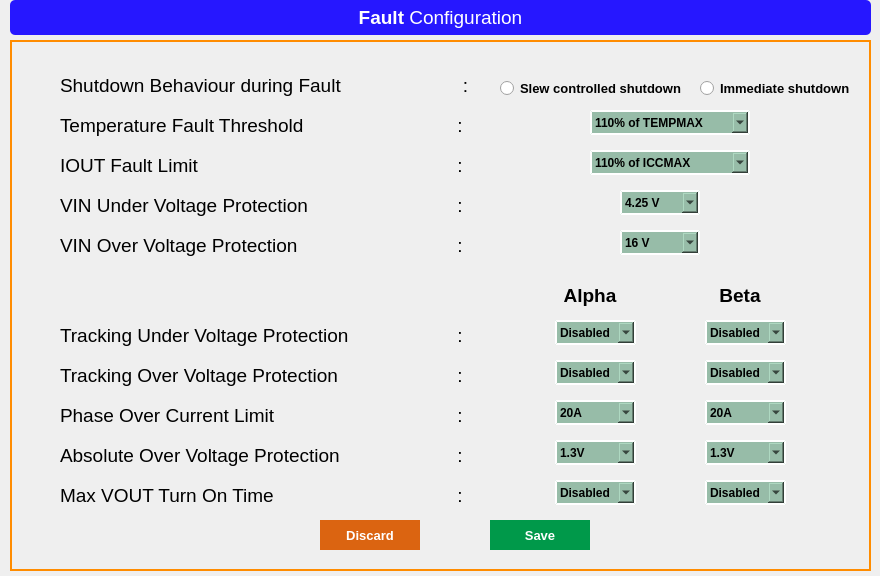
<?xml version="1.0" encoding="UTF-8"?>
<ui version="4.0">
 <class>Fault_config</class>
 <widget class="QMainWindow" name="Fault_config">
  <property name="geometry">
   <rect>
    <x>0</x>
    <y>0</y>
    <width>880</width>
    <height>576</height>
   </rect>
  </property>
  <property name="windowTitle">
   <string>Fault</string>
  </property>
  <widget class="QWidget" name="centralwidget">
   <widget class="QLabel" name="label_Transient">
    <property name="geometry">
     <rect>
      <x>10</x>
      <y>0</y>
      <width>861</width>
      <height>35</height>
     </rect>
    </property>
    <property name="font">
     <font>
      <family>Arial</family>
      <pointsize>18</pointsize>
     </font>
    </property>
    <property name="styleSheet">
     <string notr="true">background-color: rgb(38, 23, 255);
color: rgb(255, 255, 255);
border-radius:5px;</string>
    </property>
    <property name="text">
     <string>&lt;html&gt;&lt;head/&gt;&lt;body&gt;&lt;p&gt;&lt;span style=&quot; font-size:14pt; font-weight:600;&quot;&gt;Fault&lt;/span&gt;&lt;span style=&quot; font-size:14pt;&quot;&gt; Configuration&lt;/span&gt;&lt;/p&gt;&lt;/body&gt;&lt;/html&gt;</string>
    </property>
    <property name="alignment">
     <set>Qt::AlignCenter</set>
    </property>
   </widget>
   <widget class="QFrame" name="frame_phase_display">
    <property name="geometry">
     <rect>
      <x>10</x>
      <y>40</y>
      <width>861</width>
      <height>531</height>
     </rect>
    </property>
    <property name="font">
     <font>
      <weight>50</weight>
      <bold>false</bold>
     </font>
    </property>
    <property name="styleSheet">
     <string notr="true">
border: 2px solid darkorange;
border-radius:0px;
</string>
    </property>
    <property name="frameShape">
     <enum>QFrame::StyledPanel</enum>
    </property>
    <property name="frameShadow">
     <enum>QFrame::Raised</enum>
    </property>
    <widget class="QPushButton" name="pushButton_Discard">
     <property name="geometry">
      <rect>
       <x>310</x>
       <y>480</y>
       <width>100</width>
       <height>30</height>
      </rect>
     </property>
     <property name="font">
      <font>
       <pointsize>10</pointsize>
       <weight>75</weight>
       <bold>true</bold>
      </font>
     </property>
     <property name="focusPolicy">
      <enum>Qt::ClickFocus</enum>
     </property>
     <property name="styleSheet">
      <string notr="true">QPushButton{background-color: rgb(219, 100, 17);
color: rgb(255, 255, 255);
border:none;
}
QPushButton::hover{
border:2px solid red;
background-color: orange;
}
</string>
     </property>
     <property name="text">
      <string>Discard</string>
     </property>
    </widget>
    <widget class="QPushButton" name="pushButton_Save">
     <property name="geometry">
      <rect>
       <x>480</x>
       <y>480</y>
       <width>100</width>
       <height>30</height>
      </rect>
     </property>
     <property name="font">
      <font>
       <pointsize>10</pointsize>
       <weight>75</weight>
       <bold>true</bold>
      </font>
     </property>
     <property name="focusPolicy">
      <enum>Qt::ClickFocus</enum>
     </property>
     <property name="styleSheet">
      <string notr="true">QPushButton{background-color: rgb(0, 153, 74);
color: rgb(255, 255, 255);
border:none;
}
QPushButton::hover{
border:2px solid green;
background-color:lightgreen;
}
</string>
     </property>
     <property name="text">
      <string>Save</string>
     </property>
    </widget>
    <widget class="QLabel" name="label_RailA_3">
     <property name="geometry">
      <rect>
       <x>50</x>
       <y>30</y>
       <width>331</width>
       <height>30</height>
      </rect>
     </property>
     <property name="font">
      <font>
       <family>Arial</family>
       <pointsize>14</pointsize>
      </font>
     </property>
     <property name="styleSheet">
      <string notr="true">border: none;
color: rgb(0, 0, 0);</string>
     </property>
     <property name="frameShape">
      <enum>QFrame::NoFrame</enum>
     </property>
     <property name="text">
      <string>Shutdown Behaviour during Fault</string>
     </property>
     <property name="alignment">
      <set>Qt::AlignLeading|Qt::AlignLeft|Qt::AlignVCenter</set>
     </property>
    </widget>
    <widget class="QLabel" name="label_RailA_4">
     <property name="geometry">
      <rect>
       <x>50</x>
       <y>280</y>
       <width>311</width>
       <height>30</height>
      </rect>
     </property>
     <property name="font">
      <font>
       <family>Arial</family>
       <pointsize>14</pointsize>
      </font>
     </property>
     <property name="styleSheet">
      <string notr="true">border: none;
color: rgb(0, 0, 0);</string>
     </property>
     <property name="frameShape">
      <enum>QFrame::NoFrame</enum>
     </property>
     <property name="text">
      <string>Tracking Under Voltage Protection</string>
     </property>
     <property name="alignment">
      <set>Qt::AlignLeading|Qt::AlignLeft|Qt::AlignVCenter</set>
     </property>
    </widget>
    <widget class="QLabel" name="label_RailA_5">
     <property name="geometry">
      <rect>
       <x>50</x>
       <y>320</y>
       <width>301</width>
       <height>30</height>
      </rect>
     </property>
     <property name="font">
      <font>
       <family>Arial</family>
       <pointsize>14</pointsize>
      </font>
     </property>
     <property name="styleSheet">
      <string notr="true">border: none;
color: rgb(0, 0, 0);</string>
     </property>
     <property name="frameShape">
      <enum>QFrame::NoFrame</enum>
     </property>
     <property name="text">
      <string>Tracking Over Voltage Protection</string>
     </property>
     <property name="alignment">
      <set>Qt::AlignLeading|Qt::AlignLeft|Qt::AlignVCenter</set>
     </property>
    </widget>
    <widget class="QLabel" name="label_RailA_6">
     <property name="geometry">
      <rect>
       <x>50</x>
       <y>110</y>
       <width>190</width>
       <height>30</height>
      </rect>
     </property>
     <property name="font">
      <font>
       <family>Arial</family>
       <pointsize>14</pointsize>
      </font>
     </property>
     <property name="styleSheet">
      <string notr="true">border: none;
color: rgb(0, 0, 0);</string>
     </property>
     <property name="frameShape">
      <enum>QFrame::NoFrame</enum>
     </property>
     <property name="text">
      <string>IOUT Fault Limit</string>
     </property>
     <property name="alignment">
      <set>Qt::AlignLeading|Qt::AlignLeft|Qt::AlignVCenter</set>
     </property>
    </widget>
    <widget class="QLabel" name="label_RailA_12">
     <property name="geometry">
      <rect>
       <x>50</x>
       <y>70</y>
       <width>330</width>
       <height>30</height>
      </rect>
     </property>
     <property name="font">
      <font>
       <family>Arial</family>
       <pointsize>14</pointsize>
      </font>
     </property>
     <property name="styleSheet">
      <string notr="true">border: none;
color: rgb(0, 0, 0);</string>
     </property>
     <property name="frameShape">
      <enum>QFrame::NoFrame</enum>
     </property>
     <property name="text">
      <string>Temperature Fault Threshold</string>
     </property>
     <property name="alignment">
      <set>Qt::AlignLeading|Qt::AlignLeft|Qt::AlignVCenter</set>
     </property>
    </widget>
    <widget class="QComboBox" name="comboBox_PhaseOverCurrent_RailA">
     <property name="geometry">
      <rect>
       <x>545</x>
       <y>360</y>
       <width>81</width>
       <height>25</height>
      </rect>
     </property>
     <property name="styleSheet">
      <string notr="true">QComboBox{
font: 75 10pt &quot;MS Shell Dlg 2&quot;;
color: black;

	background-color: rgb(151, 188, 168);
border-style:outset;
border-width:2px;
border-color:white;
font:bold;
border-radius:0px;
}

QListView {
background-color:lightgreen;
border-radius:0px;
}
</string>
     </property>
     <item>
      <property name="text">
       <string>20A</string>
      </property>
     </item>
     <item>
      <property name="text">
       <string>24A</string>
      </property>
     </item>
     <item>
      <property name="text">
       <string>28A</string>
      </property>
     </item>
     <item>
      <property name="text">
       <string>32A</string>
      </property>
     </item>
     <item>
      <property name="text">
       <string>36A</string>
      </property>
     </item>
     <item>
      <property name="text">
       <string>40A</string>
      </property>
     </item>
     <item>
      <property name="text">
       <string>44A</string>
      </property>
     </item>
     <item>
      <property name="text">
       <string>48A</string>
      </property>
     </item>
     <item>
      <property name="text">
       <string>52A</string>
      </property>
     </item>
     <item>
      <property name="text">
       <string>56A</string>
      </property>
     </item>
     <item>
      <property name="text">
       <string>60A</string>
      </property>
     </item>
     <item>
      <property name="text">
       <string>64A</string>
      </property>
     </item>
     <item>
      <property name="text">
       <string>68A</string>
      </property>
     </item>
     <item>
      <property name="text">
       <string>72A</string>
      </property>
     </item>
     <item>
      <property name="text">
       <string>76A</string>
      </property>
     </item>
     <item>
      <property name="text">
       <string>80A</string>
      </property>
     </item>
    </widget>
    <widget class="QLabel" name="label_display_RailB">
     <property name="geometry">
      <rect>
       <x>680</x>
       <y>240</y>
       <width>100</width>
       <height>30</height>
      </rect>
     </property>
     <property name="font">
      <font>
       <family>Arial</family>
       <pointsize>14</pointsize>
       <weight>75</weight>
       <bold>true</bold>
      </font>
     </property>
     <property name="styleSheet">
      <string notr="true">border: none;</string>
     </property>
     <property name="frameShape">
      <enum>QFrame::NoFrame</enum>
     </property>
     <property name="text">
      <string>Beta</string>
     </property>
     <property name="alignment">
      <set>Qt::AlignCenter</set>
     </property>
    </widget>
    <widget class="QLabel" name="label_display_RailA">
     <property name="geometry">
      <rect>
       <x>530</x>
       <y>240</y>
       <width>100</width>
       <height>30</height>
      </rect>
     </property>
     <property name="font">
      <font>
       <family>Arial</family>
       <pointsize>14</pointsize>
       <weight>75</weight>
       <bold>true</bold>
      </font>
     </property>
     <property name="styleSheet">
      <string notr="true">border: none;</string>
     </property>
     <property name="frameShape">
      <enum>QFrame::NoFrame</enum>
     </property>
     <property name="text">
      <string>Alpha</string>
     </property>
     <property name="alignment">
      <set>Qt::AlignCenter</set>
     </property>
    </widget>
    <widget class="QLabel" name="label_RailA_15">
     <property name="geometry">
      <rect>
       <x>440</x>
       <y>30</y>
       <width>31</width>
       <height>30</height>
      </rect>
     </property>
     <property name="font">
      <font>
       <family>Arial</family>
       <pointsize>14</pointsize>
      </font>
     </property>
     <property name="styleSheet">
      <string notr="true">border: none;
color: rgb(0, 0, 0);</string>
     </property>
     <property name="frameShape">
      <enum>QFrame::NoFrame</enum>
     </property>
     <property name="text">
      <string>  :  </string>
     </property>
     <property name="alignment">
      <set>Qt::AlignCenter</set>
     </property>
    </widget>
    <widget class="QLabel" name="label_RailA_26">
     <property name="geometry">
      <rect>
       <x>440</x>
       <y>320</y>
       <width>81</width>
       <height>30</height>
      </rect>
     </property>
     <property name="font">
      <font>
       <family>Arial</family>
       <pointsize>14</pointsize>
      </font>
     </property>
     <property name="styleSheet">
      <string notr="true">border: none;
color: rgb(0, 0, 0);</string>
     </property>
     <property name="frameShape">
      <enum>QFrame::NoFrame</enum>
     </property>
     <property name="text">
      <string>  :             </string>
     </property>
     <property name="alignment">
      <set>Qt::AlignRight|Qt::AlignTrailing|Qt::AlignVCenter</set>
     </property>
    </widget>
    <widget class="QLabel" name="label_RailA_28">
     <property name="geometry">
      <rect>
       <x>440</x>
       <y>280</y>
       <width>81</width>
       <height>30</height>
      </rect>
     </property>
     <property name="font">
      <font>
       <family>Arial</family>
       <pointsize>14</pointsize>
      </font>
     </property>
     <property name="styleSheet">
      <string notr="true">border: none;
color: rgb(0, 0, 0);</string>
     </property>
     <property name="frameShape">
      <enum>QFrame::NoFrame</enum>
     </property>
     <property name="text">
      <string>  :             </string>
     </property>
     <property name="alignment">
      <set>Qt::AlignRight|Qt::AlignTrailing|Qt::AlignVCenter</set>
     </property>
    </widget>
    <widget class="QLabel" name="label_RailA_29">
     <property name="geometry">
      <rect>
       <x>440</x>
       <y>70</y>
       <width>81</width>
       <height>30</height>
      </rect>
     </property>
     <property name="font">
      <font>
       <family>Arial</family>
       <pointsize>14</pointsize>
      </font>
     </property>
     <property name="styleSheet">
      <string notr="true">border: none;
color: rgb(0, 0, 0);</string>
     </property>
     <property name="frameShape">
      <enum>QFrame::NoFrame</enum>
     </property>
     <property name="text">
      <string>  :             </string>
     </property>
     <property name="alignment">
      <set>Qt::AlignRight|Qt::AlignTrailing|Qt::AlignVCenter</set>
     </property>
    </widget>
    <widget class="QLabel" name="label_RailA_30">
     <property name="geometry">
      <rect>
       <x>440</x>
       <y>110</y>
       <width>81</width>
       <height>30</height>
      </rect>
     </property>
     <property name="font">
      <font>
       <family>Arial</family>
       <pointsize>14</pointsize>
      </font>
     </property>
     <property name="styleSheet">
      <string notr="true">border: none;
color: rgb(0, 0, 0);</string>
     </property>
     <property name="frameShape">
      <enum>QFrame::NoFrame</enum>
     </property>
     <property name="text">
      <string>  :             </string>
     </property>
     <property name="alignment">
      <set>Qt::AlignRight|Qt::AlignTrailing|Qt::AlignVCenter</set>
     </property>
    </widget>
    <widget class="QLabel" name="label_RailA_31">
     <property name="geometry">
      <rect>
       <x>440</x>
       <y>360</y>
       <width>81</width>
       <height>30</height>
      </rect>
     </property>
     <property name="font">
      <font>
       <family>Arial</family>
       <pointsize>14</pointsize>
      </font>
     </property>
     <property name="styleSheet">
      <string notr="true">border: none;
color: rgb(0, 0, 0);</string>
     </property>
     <property name="frameShape">
      <enum>QFrame::NoFrame</enum>
     </property>
     <property name="text">
      <string>  :             </string>
     </property>
     <property name="alignment">
      <set>Qt::AlignRight|Qt::AlignTrailing|Qt::AlignVCenter</set>
     </property>
    </widget>
    <widget class="QComboBox" name="comboBox_temp_fault_threshold">
     <property name="geometry">
      <rect>
       <x>580</x>
       <y>70</y>
       <width>160</width>
       <height>25</height>
      </rect>
     </property>
     <property name="styleSheet">
      <string notr="true">QComboBox{
font: 75 10pt &quot;MS Shell Dlg 2&quot;;
color: black;

	background-color: rgb(151, 188, 168);
border-style:outset;
border-width:2px;
border-color:white;
font:bold;
border-radius:0px;
}

QListView {
background-color:lightgreen;
border-radius:0px;
}
</string>
     </property>
     <item>
      <property name="text">
       <string>110% of TEMPMAX</string>
      </property>
     </item>
     <item>
      <property name="text">
       <string>115% of TEMPMAX</string>
      </property>
     </item>
     <item>
      <property name="text">
       <string>120% of TEMPMAX</string>
      </property>
     </item>
     <item>
      <property name="text">
       <string>125% of TEMPMAX</string>
      </property>
     </item>
    </widget>
    <widget class="QComboBox" name="comboBox_trackingUVP_RailA">
     <property name="geometry">
      <rect>
       <x>545</x>
       <y>280</y>
       <width>81</width>
       <height>25</height>
      </rect>
     </property>
     <property name="styleSheet">
      <string notr="true">QComboBox{
font: 75 10pt &quot;MS Shell Dlg 2&quot;;
color: black;

	background-color: rgb(151, 188, 168);
border-style:outset;
border-width:2px;
border-color:white;
font:bold;
border-radius:0px;
}

QListView {
background-color:lightgreen;
border-radius:0px;
}
</string>
     </property>
     <item>
      <property name="text">
       <string>Disabled</string>
      </property>
     </item>
     <item>
      <property name="text">
       <string>100mV</string>
      </property>
     </item>
     <item>
      <property name="text">
       <string>150mV</string>
      </property>
     </item>
     <item>
      <property name="text">
       <string>200mV</string>
      </property>
     </item>
     <item>
      <property name="text">
       <string>250mV</string>
      </property>
     </item>
     <item>
      <property name="text">
       <string>300mV</string>
      </property>
     </item>
     <item>
      <property name="text">
       <string>350mV</string>
      </property>
     </item>
     <item>
      <property name="text">
       <string>400mV</string>
      </property>
     </item>
    </widget>
    <widget class="QLabel" name="label_RailA_13">
     <property name="geometry">
      <rect>
       <x>50</x>
       <y>360</y>
       <width>300</width>
       <height>30</height>
      </rect>
     </property>
     <property name="font">
      <font>
       <family>Arial</family>
       <pointsize>14</pointsize>
      </font>
     </property>
     <property name="styleSheet">
      <string notr="true">border: none;
color: rgb(0, 0, 0);</string>
     </property>
     <property name="frameShape">
      <enum>QFrame::NoFrame</enum>
     </property>
     <property name="text">
      <string>Phase Over Current Limit</string>
     </property>
     <property name="alignment">
      <set>Qt::AlignLeading|Qt::AlignLeft|Qt::AlignVCenter</set>
     </property>
    </widget>
    <widget class="QLabel" name="label_RailA_16">
     <property name="geometry">
      <rect>
       <x>50</x>
       <y>400</y>
       <width>400</width>
       <height>30</height>
      </rect>
     </property>
     <property name="font">
      <font>
       <family>Arial</family>
       <pointsize>14</pointsize>
      </font>
     </property>
     <property name="styleSheet">
      <string notr="true">border: none;
color: rgb(0, 0, 0);</string>
     </property>
     <property name="frameShape">
      <enum>QFrame::NoFrame</enum>
     </property>
     <property name="text">
      <string>Absolute Over Voltage Protection</string>
     </property>
     <property name="alignment">
      <set>Qt::AlignLeading|Qt::AlignLeft|Qt::AlignVCenter</set>
     </property>
    </widget>
    <widget class="QLabel" name="label_RailA_17">
     <property name="geometry">
      <rect>
       <x>50</x>
       <y>440</y>
       <width>400</width>
       <height>30</height>
      </rect>
     </property>
     <property name="font">
      <font>
       <family>Arial</family>
       <pointsize>14</pointsize>
      </font>
     </property>
     <property name="styleSheet">
      <string notr="true">border: none;
color: rgb(0, 0, 0);</string>
     </property>
     <property name="frameShape">
      <enum>QFrame::NoFrame</enum>
     </property>
     <property name="text">
      <string>Max VOUT Turn On Time</string>
     </property>
     <property name="alignment">
      <set>Qt::AlignLeading|Qt::AlignLeft|Qt::AlignVCenter</set>
     </property>
    </widget>
    <widget class="QLabel" name="label_RailA_33">
     <property name="geometry">
      <rect>
       <x>440</x>
       <y>400</y>
       <width>81</width>
       <height>30</height>
      </rect>
     </property>
     <property name="font">
      <font>
       <family>Arial</family>
       <pointsize>14</pointsize>
      </font>
     </property>
     <property name="styleSheet">
      <string notr="true">border: none;
color: rgb(0, 0, 0);</string>
     </property>
     <property name="frameShape">
      <enum>QFrame::NoFrame</enum>
     </property>
     <property name="text">
      <string>  :             </string>
     </property>
     <property name="alignment">
      <set>Qt::AlignRight|Qt::AlignTrailing|Qt::AlignVCenter</set>
     </property>
    </widget>
    <widget class="QLabel" name="label_RailA_35">
     <property name="geometry">
      <rect>
       <x>440</x>
       <y>440</y>
       <width>81</width>
       <height>30</height>
      </rect>
     </property>
     <property name="font">
      <font>
       <family>Arial</family>
       <pointsize>14</pointsize>
      </font>
     </property>
     <property name="styleSheet">
      <string notr="true">border: none;
color: rgb(0, 0, 0);</string>
     </property>
     <property name="frameShape">
      <enum>QFrame::NoFrame</enum>
     </property>
     <property name="text">
      <string>  :             </string>
     </property>
     <property name="alignment">
      <set>Qt::AlignRight|Qt::AlignTrailing|Qt::AlignVCenter</set>
     </property>
    </widget>
    <widget class="QComboBox" name="comboBox_AbsoluteOVP_RailA">
     <property name="geometry">
      <rect>
       <x>545</x>
       <y>400</y>
       <width>81</width>
       <height>25</height>
      </rect>
     </property>
     <property name="styleSheet">
      <string notr="true">QComboBox{
font: 75 10pt &quot;MS Shell Dlg 2&quot;;
color: black;

	background-color: rgb(151, 188, 168);
border-style:outset;
border-width:2px;
border-color:white;
font:bold;
border-radius:0px;
}

QListView {
background-color:lightgreen;
border-radius:0px;
}
</string>
     </property>
     <item>
      <property name="text">
       <string>1.3V</string>
      </property>
     </item>
     <item>
      <property name="text">
       <string>1.5V</string>
      </property>
     </item>
     <item>
      <property name="text">
       <string>1.7V</string>
      </property>
     </item>
     <item>
      <property name="text">
       <string>1.9V</string>
      </property>
     </item>
     <item>
      <property name="text">
       <string>2.1V</string>
      </property>
     </item>
     <item>
      <property name="text">
       <string>2.4V</string>
      </property>
     </item>
     <item>
      <property name="text">
       <string>2.6V</string>
      </property>
     </item>
     <item>
      <property name="text">
       <string>2.8V</string>
      </property>
     </item>
    </widget>
    <widget class="QComboBox" name="comboBox_voutTurnOnTime_RailA">
     <property name="geometry">
      <rect>
       <x>545</x>
       <y>440</y>
       <width>81</width>
       <height>25</height>
      </rect>
     </property>
     <property name="styleSheet">
      <string notr="true">QComboBox{
font: 75 10pt &quot;MS Shell Dlg 2&quot;;
color: black;

	background-color: rgb(151, 188, 168);
border-style:outset;
border-width:2px;
border-color:white;
font:bold;
border-radius:0px;
}

QListView {
background-color:lightgreen;
border-radius:0px;
}
</string>
     </property>
     <item>
      <property name="text">
       <string>Disabled</string>
      </property>
     </item>
     <item>
      <property name="text">
       <string>50 ms</string>
      </property>
     </item>
     <item>
      <property name="text">
       <string>75 ms</string>
      </property>
     </item>
     <item>
      <property name="text">
       <string>100 ms</string>
      </property>
     </item>
    </widget>
    <widget class="QComboBox" name="comboBox_iout_fault_limit">
     <property name="geometry">
      <rect>
       <x>580</x>
       <y>110</y>
       <width>160</width>
       <height>25</height>
      </rect>
     </property>
     <property name="styleSheet">
      <string notr="true">QComboBox{
font: 75 10pt &quot;MS Shell Dlg 2&quot;;
color: black;

	background-color: rgb(151, 188, 168);
border-style:outset;
border-width:2px;
border-color:white;
font:bold;
border-radius:0px;
}

QListView {
background-color:lightgreen;
border-radius:0px;
}
</string>
     </property>
     <item>
      <property name="text">
       <string>110% of ICCMAX</string>
      </property>
     </item>
     <item>
      <property name="text">
       <string>115% of ICCMAX</string>
      </property>
     </item>
     <item>
      <property name="text">
       <string>120% of ICCMAX</string>
      </property>
     </item>
     <item>
      <property name="text">
       <string>125% of ICCMAX</string>
      </property>
     </item>
    </widget>
    <widget class="QGroupBox" name="groupBox">
     <property name="geometry">
      <rect>
       <x>480</x>
       <y>30</y>
       <width>371</width>
       <height>31</height>
      </rect>
     </property>
     <property name="styleSheet">
      <string notr="true">border:none;</string>
     </property>
     <property name="title">
      <string/>
     </property>
     <widget class="QRadioButton" name="radioButton_soft_shutdown">
      <property name="geometry">
       <rect>
        <x>10</x>
        <y>10</y>
        <width>211</width>
        <height>17</height>
       </rect>
      </property>
      <property name="font">
       <font>
        <family>Arial</family>
        <pointsize>10</pointsize>
        <weight>75</weight>
        <bold>true</bold>
       </font>
      </property>
      <property name="layoutDirection">
       <enum>Qt::LeftToRight</enum>
      </property>
      <property name="locale">
       <locale language="English" country="UnitedStates"/>
      </property>
      <property name="text">
       <string>Slew controlled shutdown</string>
      </property>
     </widget>
     <widget class="QRadioButton" name="radioButton_immediate_shutdown">
      <property name="geometry">
       <rect>
        <x>210</x>
        <y>10</y>
        <width>221</width>
        <height>17</height>
       </rect>
      </property>
      <property name="font">
       <font>
        <family>Arial</family>
        <pointsize>10</pointsize>
        <weight>75</weight>
        <bold>true</bold>
       </font>
      </property>
      <property name="layoutDirection">
       <enum>Qt::LeftToRight</enum>
      </property>
      <property name="locale">
       <locale language="English" country="UnitedStates"/>
      </property>
      <property name="text">
       <string>Immediate shutdown</string>
      </property>
     </widget>
    </widget>
    <widget class="QComboBox" name="comboBox_trackingUVP_RailB">
     <property name="geometry">
      <rect>
       <x>695</x>
       <y>280</y>
       <width>81</width>
       <height>25</height>
      </rect>
     </property>
     <property name="styleSheet">
      <string notr="true">QComboBox{
font: 75 10pt &quot;MS Shell Dlg 2&quot;;
color: black;

	background-color: rgb(151, 188, 168);
border-style:outset;
border-width:2px;
border-color:white;
font:bold;
border-radius:0px;
}

QListView {
background-color:lightgreen;
border-radius:0px;
}
</string>
     </property>
     <item>
      <property name="text">
       <string>Disabled</string>
      </property>
     </item>
     <item>
      <property name="text">
       <string>100mV</string>
      </property>
     </item>
     <item>
      <property name="text">
       <string>150mV</string>
      </property>
     </item>
     <item>
      <property name="text">
       <string>200mV</string>
      </property>
     </item>
     <item>
      <property name="text">
       <string>250mV</string>
      </property>
     </item>
     <item>
      <property name="text">
       <string>300mV</string>
      </property>
     </item>
     <item>
      <property name="text">
       <string>350mV</string>
      </property>
     </item>
     <item>
      <property name="text">
       <string>400mV</string>
      </property>
     </item>
    </widget>
    <widget class="QComboBox" name="comboBox_trackingOVP_RailA">
     <property name="geometry">
      <rect>
       <x>545</x>
       <y>320</y>
       <width>81</width>
       <height>25</height>
      </rect>
     </property>
     <property name="styleSheet">
      <string notr="true">QComboBox{
font: 75 10pt &quot;MS Shell Dlg 2&quot;;
color: black;

	background-color: rgb(151, 188, 168);
border-style:outset;
border-width:2px;
border-color:white;
font:bold;
border-radius:0px;
}

QListView {
background-color:lightgreen;
border-radius:0px;
}
</string>
     </property>
     <item>
      <property name="text">
       <string>Disabled</string>
      </property>
     </item>
     <item>
      <property name="text">
       <string>100mV</string>
      </property>
     </item>
     <item>
      <property name="text">
       <string>150mV</string>
      </property>
     </item>
     <item>
      <property name="text">
       <string>200mV</string>
      </property>
     </item>
     <item>
      <property name="text">
       <string>250mV</string>
      </property>
     </item>
     <item>
      <property name="text">
       <string>300mV</string>
      </property>
     </item>
     <item>
      <property name="text">
       <string>350mV</string>
      </property>
     </item>
     <item>
      <property name="text">
       <string>400mV</string>
      </property>
     </item>
    </widget>
    <widget class="QComboBox" name="comboBox_trackingOVP_RailB">
     <property name="geometry">
      <rect>
       <x>695</x>
       <y>320</y>
       <width>81</width>
       <height>25</height>
      </rect>
     </property>
     <property name="styleSheet">
      <string notr="true">QComboBox{
font: 75 10pt &quot;MS Shell Dlg 2&quot;;
color: black;

	background-color: rgb(151, 188, 168);
border-style:outset;
border-width:2px;
border-color:white;
font:bold;
border-radius:0px;
}

QListView {
background-color:lightgreen;
border-radius:0px;
}
</string>
     </property>
     <item>
      <property name="text">
       <string>Disabled</string>
      </property>
     </item>
     <item>
      <property name="text">
       <string>100mV</string>
      </property>
     </item>
     <item>
      <property name="text">
       <string>150mV</string>
      </property>
     </item>
     <item>
      <property name="text">
       <string>200mV</string>
      </property>
     </item>
     <item>
      <property name="text">
       <string>250mV</string>
      </property>
     </item>
     <item>
      <property name="text">
       <string>300mV</string>
      </property>
     </item>
     <item>
      <property name="text">
       <string>350mV</string>
      </property>
     </item>
     <item>
      <property name="text">
       <string>400mV</string>
      </property>
     </item>
    </widget>
    <widget class="QComboBox" name="comboBox_PhaseOverCurrent_RailB">
     <property name="geometry">
      <rect>
       <x>695</x>
       <y>360</y>
       <width>81</width>
       <height>25</height>
      </rect>
     </property>
     <property name="styleSheet">
      <string notr="true">QComboBox{
font: 75 10pt &quot;MS Shell Dlg 2&quot;;
color: black;

	background-color: rgb(151, 188, 168);
border-style:outset;
border-width:2px;
border-color:white;
font:bold;
border-radius:0px;
}

QListView {
background-color:lightgreen;
border-radius:0px;
}
</string>
     </property>
     <item>
      <property name="text">
       <string>20A</string>
      </property>
     </item>
     <item>
      <property name="text">
       <string>24A</string>
      </property>
     </item>
     <item>
      <property name="text">
       <string>28A</string>
      </property>
     </item>
     <item>
      <property name="text">
       <string>32A</string>
      </property>
     </item>
     <item>
      <property name="text">
       <string>36A</string>
      </property>
     </item>
     <item>
      <property name="text">
       <string>40A</string>
      </property>
     </item>
     <item>
      <property name="text">
       <string>44A</string>
      </property>
     </item>
     <item>
      <property name="text">
       <string>48A</string>
      </property>
     </item>
     <item>
      <property name="text">
       <string>52A</string>
      </property>
     </item>
     <item>
      <property name="text">
       <string>56A</string>
      </property>
     </item>
     <item>
      <property name="text">
       <string>60A</string>
      </property>
     </item>
     <item>
      <property name="text">
       <string>64A</string>
      </property>
     </item>
     <item>
      <property name="text">
       <string>68A</string>
      </property>
     </item>
     <item>
      <property name="text">
       <string>72A</string>
      </property>
     </item>
     <item>
      <property name="text">
       <string>76A</string>
      </property>
     </item>
     <item>
      <property name="text">
       <string>80A</string>
      </property>
     </item>
    </widget>
    <widget class="QComboBox" name="comboBox_AbsoluteOVP_RailB">
     <property name="geometry">
      <rect>
       <x>695</x>
       <y>400</y>
       <width>81</width>
       <height>25</height>
      </rect>
     </property>
     <property name="styleSheet">
      <string notr="true">QComboBox{
font: 75 10pt &quot;MS Shell Dlg 2&quot;;
color: black;

	background-color: rgb(151, 188, 168);
border-style:outset;
border-width:2px;
border-color:white;
font:bold;
border-radius:0px;
}

QListView {
background-color:lightgreen;
border-radius:0px;
}
</string>
     </property>
     <item>
      <property name="text">
       <string>1.3V</string>
      </property>
     </item>
     <item>
      <property name="text">
       <string>1.5V</string>
      </property>
     </item>
     <item>
      <property name="text">
       <string>1.7V</string>
      </property>
     </item>
     <item>
      <property name="text">
       <string>1.9V</string>
      </property>
     </item>
     <item>
      <property name="text">
       <string>2.1V</string>
      </property>
     </item>
     <item>
      <property name="text">
       <string>2.4V</string>
      </property>
     </item>
     <item>
      <property name="text">
       <string>2.6V</string>
      </property>
     </item>
     <item>
      <property name="text">
       <string>2.8V</string>
      </property>
     </item>
    </widget>
    <widget class="QComboBox" name="comboBox_voutTurnOnTime_RailB">
     <property name="geometry">
      <rect>
       <x>695</x>
       <y>440</y>
       <width>81</width>
       <height>25</height>
      </rect>
     </property>
     <property name="styleSheet">
      <string notr="true">QComboBox{
font: 75 10pt &quot;MS Shell Dlg 2&quot;;
color: black;

	background-color: rgb(151, 188, 168);
border-style:outset;
border-width:2px;
border-color:white;
font:bold;
border-radius:0px;
}

QListView {
background-color:lightgreen;
border-radius:0px;
}
</string>
     </property>
     <item>
      <property name="text">
       <string>Disabled</string>
      </property>
     </item>
     <item>
      <property name="text">
       <string>50 ms</string>
      </property>
     </item>
     <item>
      <property name="text">
       <string>75 ms</string>
      </property>
     </item>
     <item>
      <property name="text">
       <string>100 ms</string>
      </property>
     </item>
    </widget>
    <widget class="QLabel" name="label_RailA_7">
     <property name="geometry">
      <rect>
       <x>50</x>
       <y>150</y>
       <width>250</width>
       <height>30</height>
      </rect>
     </property>
     <property name="font">
      <font>
       <family>Arial</family>
       <pointsize>14</pointsize>
      </font>
     </property>
     <property name="styleSheet">
      <string notr="true">border: none;
color: rgb(0, 0, 0);</string>
     </property>
     <property name="frameShape">
      <enum>QFrame::NoFrame</enum>
     </property>
     <property name="text">
      <string>VIN Under Voltage Protection</string>
     </property>
     <property name="alignment">
      <set>Qt::AlignLeading|Qt::AlignLeft|Qt::AlignVCenter</set>
     </property>
    </widget>
    <widget class="QLabel" name="label_RailA_32">
     <property name="geometry">
      <rect>
       <x>440</x>
       <y>150</y>
       <width>81</width>
       <height>30</height>
      </rect>
     </property>
     <property name="font">
      <font>
       <family>Arial</family>
       <pointsize>14</pointsize>
      </font>
     </property>
     <property name="styleSheet">
      <string notr="true">border: none;
color: rgb(0, 0, 0);</string>
     </property>
     <property name="frameShape">
      <enum>QFrame::NoFrame</enum>
     </property>
     <property name="text">
      <string>  :             </string>
     </property>
     <property name="alignment">
      <set>Qt::AlignRight|Qt::AlignTrailing|Qt::AlignVCenter</set>
     </property>
    </widget>
    <widget class="QComboBox" name="comboBox_vin_UVP">
     <property name="geometry">
      <rect>
       <x>610</x>
       <y>150</y>
       <width>80</width>
       <height>25</height>
      </rect>
     </property>
     <property name="styleSheet">
      <string notr="true">QComboBox{
font: 75 10pt &quot;MS Shell Dlg 2&quot;;
color: black;

	background-color: rgb(151, 188, 168);
border-style:outset;
border-width:2px;
border-color:white;
font:bold;
border-radius:0px;
}

QListView {
background-color:lightgreen;
border-radius:0px;
}
</string>
     </property>
     <item>
      <property name="text">
       <string>4.25 V</string>
      </property>
     </item>
     <item>
      <property name="text">
       <string>4.75 V</string>
      </property>
     </item>
     <item>
      <property name="text">
       <string>5.25 V</string>
      </property>
     </item>
     <item>
      <property name="text">
       <string>6.25 V</string>
      </property>
     </item>
     <item>
      <property name="text">
       <string>7.25 V</string>
      </property>
     </item>
     <item>
      <property name="text">
       <string>8.25 V</string>
      </property>
     </item>
     <item>
      <property name="text">
       <string>9.25 V</string>
      </property>
     </item>
     <item>
      <property name="text">
       <string>10.25 V</string>
      </property>
     </item>
     <item>
      <property name="text">
       <string>11.25 V</string>
      </property>
     </item>
    </widget>
    <widget class="QLabel" name="label_RailA_34">
     <property name="geometry">
      <rect>
       <x>440</x>
       <y>190</y>
       <width>81</width>
       <height>30</height>
      </rect>
     </property>
     <property name="font">
      <font>
       <family>Arial</family>
       <pointsize>14</pointsize>
      </font>
     </property>
     <property name="styleSheet">
      <string notr="true">border: none;
color: rgb(0, 0, 0);</string>
     </property>
     <property name="frameShape">
      <enum>QFrame::NoFrame</enum>
     </property>
     <property name="text">
      <string>  :             </string>
     </property>
     <property name="alignment">
      <set>Qt::AlignRight|Qt::AlignTrailing|Qt::AlignVCenter</set>
     </property>
    </widget>
    <widget class="QComboBox" name="comboBox_vin_OVP">
     <property name="geometry">
      <rect>
       <x>610</x>
       <y>190</y>
       <width>80</width>
       <height>25</height>
      </rect>
     </property>
     <property name="styleSheet">
      <string notr="true">QComboBox{
font: 75 10pt &quot;MS Shell Dlg 2&quot;;
color: black;

	background-color: rgb(151, 188, 168);
border-style:outset;
border-width:2px;
border-color:white;
font:bold;
border-radius:0px;
}

QListView {
background-color:lightgreen;
border-radius:0px;
}
</string>
     </property>
     <item>
      <property name="text">
       <string>16 V</string>
      </property>
     </item>
     <item>
      <property name="text">
       <string>16.5 V</string>
      </property>
     </item>
     <item>
      <property name="text">
       <string>17 V</string>
      </property>
     </item>
     <item>
      <property name="text">
       <string>17.5 V</string>
      </property>
     </item>
     <item>
      <property name="text">
       <string>18 V</string>
      </property>
     </item>
    </widget>
    <widget class="QLabel" name="label_RailA_8">
     <property name="geometry">
      <rect>
       <x>50</x>
       <y>190</y>
       <width>250</width>
       <height>30</height>
      </rect>
     </property>
     <property name="font">
      <font>
       <family>Arial</family>
       <pointsize>14</pointsize>
      </font>
     </property>
     <property name="styleSheet">
      <string notr="true">border: none;
color: rgb(0, 0, 0);</string>
     </property>
     <property name="frameShape">
      <enum>QFrame::NoFrame</enum>
     </property>
     <property name="text">
      <string>VIN Over Voltage Protection</string>
     </property>
     <property name="alignment">
      <set>Qt::AlignLeading|Qt::AlignLeft|Qt::AlignVCenter</set>
     </property>
    </widget>
   </widget>
  </widget>
 </widget>
 <resources>
  <include location="start_up_image.qrc"/>
 </resources>
 <connections/>
</ui>
